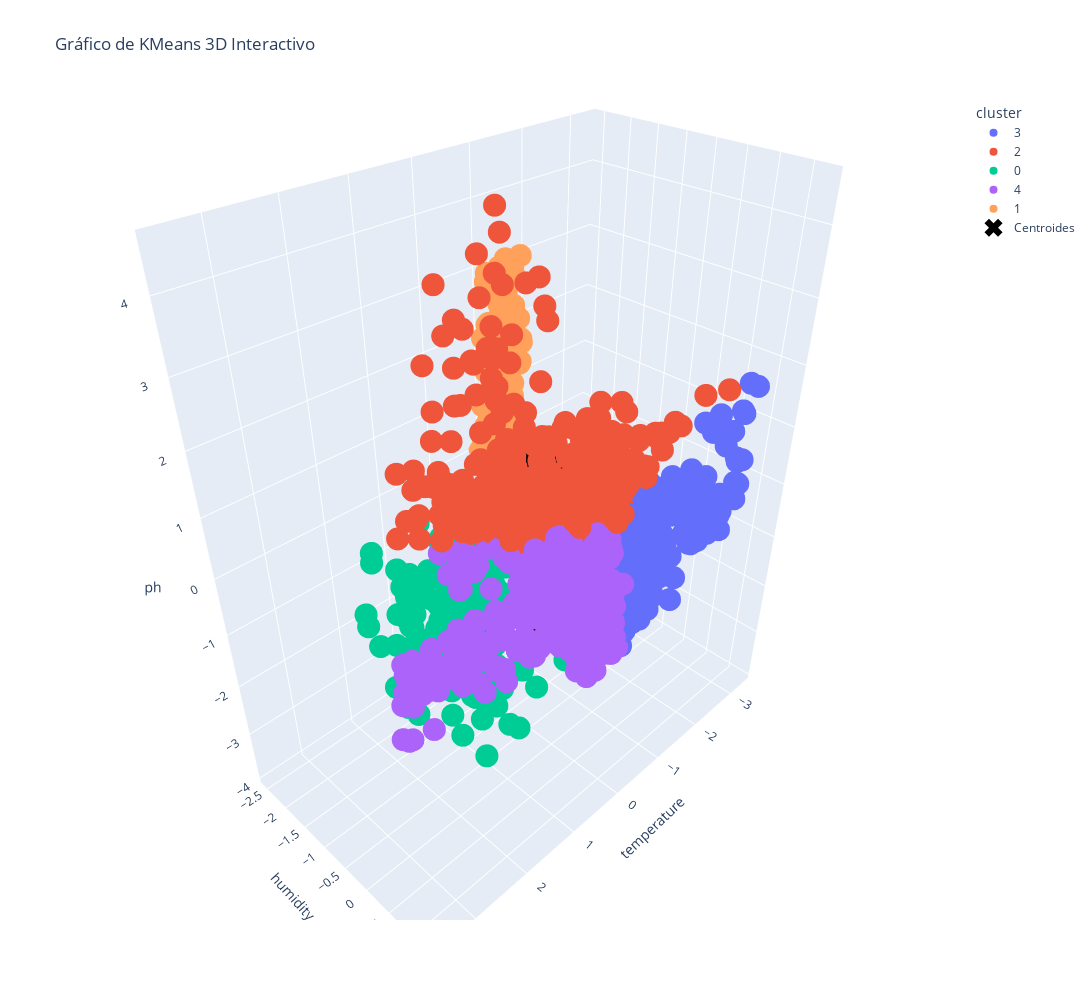

Notebook cell for this chart:
### Code cell
clustering(xWS_df,'temperature','humidity','ph','Colores',5)

### Figure 1 — Plotly figure (JSON) as saved in the notebook; plotly's stock layout.template omitted (floating-point values rounded to 4 significant figures; data arrays with more than 128 entries replaced by an {"elided": "..."} marker saying what was removed)
{"data": [{"hovertemplate": "cluster=3<br>temperature=%{x}<br>humidity=%{y}<br>ph=%{z}<extra></extra>", "legendgroup": "3", "marker": {"color": "#636efa", "symbol": "circle"}, "mode": "markers", "name": "3", "scene": "scene", "showlegend": true, "type": "scatter3d", "x": {"elided": "726 float values"}, "y": {"elided": "726 float values"}, "z": {"elided": "726 float values"}}, {"hovertemplate": "cluster=2<br>temperature=%{x}<br>humidity=%{y}<br>ph=%{z}<extra></extra>", "legendgroup": "2", "marker": {"color": "#EF553B", "symbol": "circle"}, "mode": "markers", "name": "2", "scene": "scene", "showlegend": true, "type": "scatter3d", "x": {"elided": "494 float values"}, "y": {"elided": "494 float values"}, "z": {"elided": "494 float values"}}, {"hovertemplate": "cluster=0<br>temperature=%{x}<br>humidity=%{y}<br>ph=%{z}<extra></extra>", "legendgroup": "0", "marker": {"color": "#00cc96", "symbol": "circle"}, "mode": "markers", "name": "0", "scene": "scene", "showlegend": true, "type": "scatter3d", "x": {"elided": "215 float values"}, "y": {"elided": "215 float values"}, "z": {"elided": "215 float values"}}, {"hovertemplate": "cluster=4<br>temperature=%{x}<br>humidity=%{y}<br>ph=%{z}<extra></extra>", "legendgroup": "4", "marker": {"color": "#ab63fa", "symbol": "circle"}, "mode": "markers", "name": "4", "scene": "scene", "showlegend": true, "type": "scatter3d", "x": {"elided": "554 float values"}, "y": {"elided": "554 float values"}, "z": {"elided": "554 float values"}}, {"hovertemplate": "cluster=1<br>temperature=%{x}<br>humidity=%{y}<br>ph=%{z}<extra></extra>", "legendgroup": "1", "marker": {"color": "#FFA15A", "symbol": "circle"}, "mode": "markers", "name": "1", "scene": "scene", "showlegend": true, "type": "scatter3d", "x": {"elided": "211 float values"}, "y": {"elided": "211 float values"}, "z": {"elided": "211 float values"}}, {"marker": {"color": "black", "size": 20, "symbol": "x"}, "mode": "markers", "name": "Centroides", "type": "scatter3d", "x": [0.7977, -1.21, 0.1709, -0.6577, 0.8552], "y": [-0.9346, -2.3, -0.143, 0.4861, 0.7281], "z": [-1.294, 0.04304, 1.114, -0.3016, -0.1132]}], "layout": {"height": 1000, "legend": {"title": {"text": "cluster"}, "tracegroupgap": 0}, "scene": {"domain": {"x": [0, 1], "y": [0, 1]}, "xaxis": {"title": {"text": "temperature"}}, "yaxis": {"title": {"text": "humidity"}}, "zaxis": {"title": {"text": "ph"}}}, "title": {"text": "Gráfico de KMeans 3D Interactivo"}, "width": 1200}}
